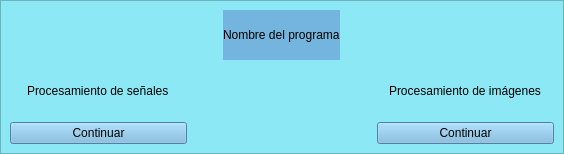
<?xml version="1.0" encoding="UTF-8"?>
<ui version="4.0">
 <class>MainWindow</class>
 <widget class="QMainWindow" name="MainWindow">
  <property name="enabled">
   <bool>true</bool>
  </property>
  <property name="geometry">
   <rect>
    <x>0</x>
    <y>0</y>
    <width>564</width>
    <height>154</height>
   </rect>
  </property>
  <property name="windowTitle">
   <string>Menú</string>
  </property>
  <widget class="QWidget" name="centralwidget">
   <layout class="QVBoxLayout" name="verticalLayout">
    <property name="leftMargin">
     <number>0</number>
    </property>
    <property name="topMargin">
     <number>0</number>
    </property>
    <property name="rightMargin">
     <number>0</number>
    </property>
    <property name="bottomMargin">
     <number>0</number>
    </property>
    <item>
     <widget class="QFrame" name="frame">
      <property name="styleSheet">
       <string notr="true">background-color: rgb(140, 232, 245);</string>
      </property>
      <property name="frameShape">
       <enum>QFrame::StyledPanel</enum>
      </property>
      <property name="frameShadow">
       <enum>QFrame::Raised</enum>
      </property>
      <layout class="QHBoxLayout" name="horizontalLayout">
       <item>
        <layout class="QGridLayout" name="gridLayout">
         <item row="1" column="0" alignment="Qt::AlignHCenter|Qt::AlignVCenter">
          <widget class="QLabel" name="label">
           <property name="styleSheet">
            <string notr="true">font: 75 italic 14pt &quot;Consolas&quot;;</string>
           </property>
           <property name="text">
            <string>Procesamiento de señales</string>
           </property>
          </widget>
         </item>
         <item row="2" column="0">
          <widget class="QPushButton" name="signals_button">
           <property name="styleSheet">
            <string notr="true">background-color: rgb(115, 181, 222);</string>
           </property>
           <property name="text">
            <string>Continuar</string>
           </property>
          </widget>
         </item>
         <item row="2" column="2">
          <widget class="QPushButton" name="images_button">
           <property name="styleSheet">
            <string notr="true">background-color: rgb(115, 181, 222);</string>
           </property>
           <property name="text">
            <string>Continuar</string>
           </property>
          </widget>
         </item>
         <item row="1" column="2" alignment="Qt::AlignHCenter|Qt::AlignVCenter">
          <widget class="QLabel" name="label_2">
           <property name="styleSheet">
            <string notr="true">font: 75 italic 14pt &quot;Consolas&quot;;</string>
           </property>
           <property name="text">
            <string>Procesamiento de imágenes</string>
           </property>
          </widget>
         </item>
         <item row="2" column="1">
          <spacer name="horizontalSpacer">
           <property name="orientation">
            <enum>Qt::Horizontal</enum>
           </property>
           <property name="sizeType">
            <enum>QSizePolicy::Minimum</enum>
           </property>
           <property name="sizeHint" stdset="0">
            <size>
             <width>40</width>
             <height>20</height>
            </size>
           </property>
          </spacer>
         </item>
         <item row="0" column="0" colspan="3" alignment="Qt::AlignHCenter">
          <widget class="QLabel" name="label_3">
           <property name="styleSheet">
            <string notr="true">font: 75 italic 20pt &quot;Consolas&quot;;
background-color: rgb(115, 181, 222);
</string>
           </property>
           <property name="text">
            <string>Nombre del programa</string>
           </property>
          </widget>
         </item>
        </layout>
       </item>
      </layout>
     </widget>
    </item>
   </layout>
  </widget>
 </widget>
 <resources/>
 <connections/>
</ui>
